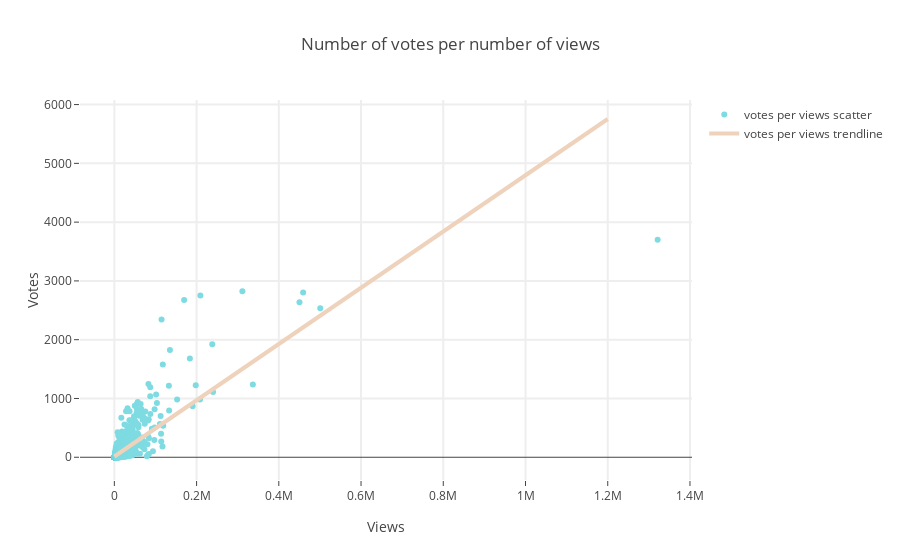

The cell this chart's notebook holds for it:
### Code cell
#plot with plotly

# Create traces
trace0 = go.Scatter(
    x = votes_by_views['TotalViews'], 
    y = votes_by_views['TotalVotes'],
    mode = 'markers',
    name = 'votes per views scatter',
    marker = dict(color = '#7FDBE2')
    #color = '#7FDBE2'
)

trace1 = go.Scatter(
    x = inputs,
    y = predictions,
    mode = 'lines',
    name = 'votes per views trendline',
    line=dict(width=4, color='#EED2BB')
)

data = [trace0, trace1]

layout = go.Layout(
    title='Number of votes per number of views',
    xaxis=dict(title='Views', ticklen=5, zeroline=False, gridwidth=2),
    yaxis=dict(title='Votes', ticklen=5, gridwidth=2),
    showlegend=True
)

fig = go.Figure(data=data, layout=layout)

py.offline.iplot(fig)

### Figure 1 — Plotly figure (JSON) as saved in the notebook; plotly's stock layout.template omitted (floating-point values rounded to 4 significant figures; data arrays with more than 128 entries replaced by an {"elided": "..."} marker saying what was removed)
{"data": [{"marker": {"color": "#7FDBE2"}, "mode": "markers", "name": "votes per views scatter", "type": "scatter", "uid": "8457bbf4-3ce4-4b2d-970f-757875807654", "x": {"elided": "6220 int values"}, "y": {"elided": "6220 float values"}}, {"line": {"color": "#EED2BB", "width": 4}, "mode": "lines", "name": "votes per views trendline", "type": "scatter", "uid": "f55c7b35-131c-48e4-97ad-78fbb91c2b6a", "x": [1, 24490.0, 48980.0, 73470.0, 97960.0, 122400.0, 146900.0, 171400.0, 195900.0, 220400.0, 244900.0, 269400.0, 293900.0, 318400.0, 342900.0, 367300.0, 391800.0, 416300.0, 440800.0, 465300.0, 489800.0, 514300.0, 538800.0, 563300.0, 587800.0, 612200.0, 636700.0, 661200.0, 685700.0, 710200.0, 734700.0, 759200.0, 783700.0, 808200.0, 832700.0, 857100.0, 881600.0, 906100.0, 930600.0, 955100.0, 979600.0, 1004000.0, 1029000.0, 1053000.0, 1078000.0, 1102000.0, 1127000.0, 1151000.0, 1176000.0, 1200000], "y": [12.66, 129.8, 247.0, 364.2, 481.4, 598.6, 715.7, 832.9, 950.1, 1067.0, 1184.0, 1302.0, 1419.0, 1536.0, 1653.0, 1770.0, 1888.0, 2005.0, 2122.0, 2239.0, 2356.0, 2473.0, 2591.0, 2708.0, 2825.0, 2942.0, 3059.0, 3177.0, 3294.0, 3411.0, 3528.0, 3645.0, 3762.0, 3880.0, 3997.0, 4114.0, 4231.0, 4348.0, 4465.0, 4583.0, 4700.0, 4817.0, 4934.0, 5051.0, 5169.0, 5286.0, 5403.0, 5520.0, 5637.0, 5754.0]}], "layout": {"showlegend": true, "title": {"text": "Number of votes per number of views"}, "xaxis": {"gridwidth": 2, "ticklen": 5, "title": {"text": "Views"}, "zeroline": false}, "yaxis": {"gridwidth": 2, "ticklen": 5, "title": {"text": "Votes"}}}}
